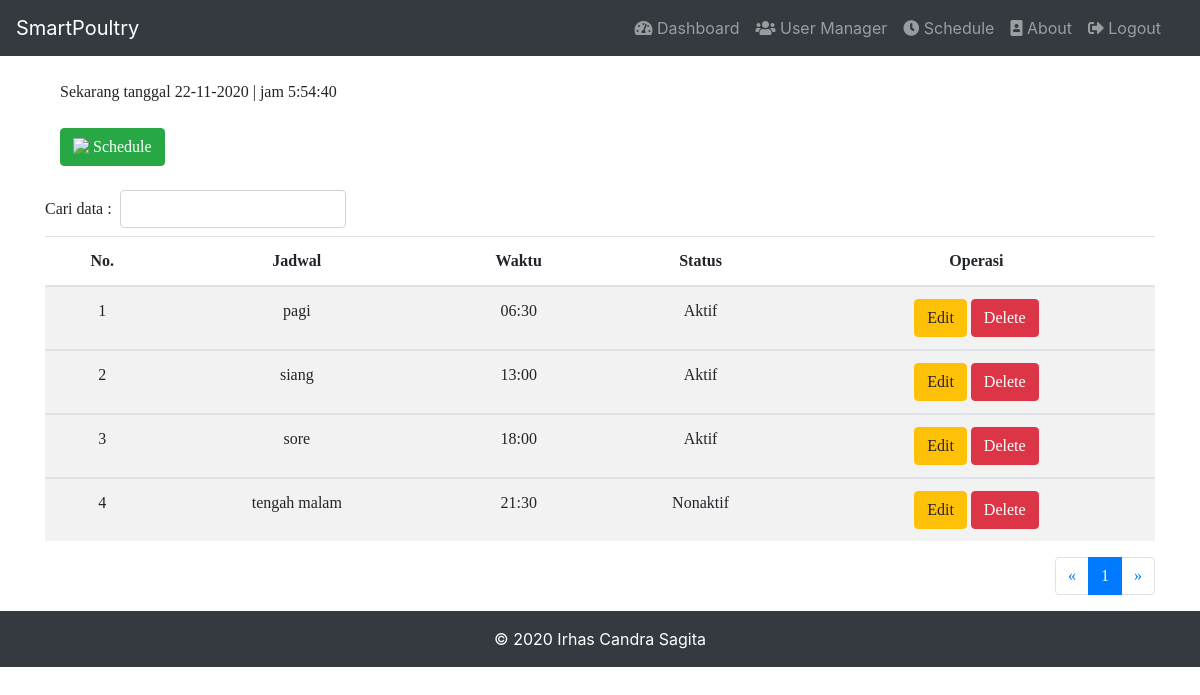
/admin/view-data-schedule.php (signed in), run on the app's committed database.
### tables this page shows
CREATE TABLE `tbl_jadwal` (
  `id_jadwal` int(5) NOT NULL,
  `jadwal` varchar(30) NOT NULL,
  `waktu` time DEFAULT NULL,
  `status` tinyint(1) NOT NULL
);

### admin/view-data-schedule.php (the view, shortened to what this page needs)
<?php
include_once('../include/header_admin.php');
include_once('../include/nav_admin.php');
include_once '../include/koneksi.php';
$no=0;
$sql = ("SELECT tbl_jadwal.id_jadwal, tbl_jadwal.jadwal, time_format(tbl_jadwal.waktu, '%H:%i') as waktu, tbl_jadwal.status FROM tbl_jadwal");
$sql_count = "SELECT COUNT(*) FROM tbl_jadwal";
$result_count = mysqli_query($conn, $sql_count);
$count = 0;
if ($result_count) {
    $r_data = mysqli_fetch_row($result_count);
    $count = $r_data[0];
}
$per_page = 10;
$num_page = ceil($count / $per_page);
$limit = $per_page;
if (isset($_GET['page'])) {
    $page = $_GET['page'];
    $offset = ($page - 1) * $per_page;
} else {
    $offset = 0;
    $page = 1;
}
$sql .= " LIMIT {$offset}, {$limit}";
$result = mysqli_query($conn, $sql);
?>
<div class="container cursive">
    <div class="col-sm-6">
        <?php
            echo "<br>";
            echo "Sekarang tanggal ".date('d-m-Y');
        ?>
        | jam <a id="jam"></a>:<a id="menit"></a>:<a id="detik"></a>
    </div>
	<br>
    <div class="col-sm-3">
        <a href="add-schedule.php" class="btn btn-success"><img src="../assets/images/add.png"  style = "width: 15px; padding-bottom: 5px" /> Schedule</a>
    </div>
    <br>
        <form class="form-inline" action="" method="get">
			<label for="q" class="mb-2 mr-sm-2">Cari data : </label>
			<input type="text" id="q" name="q" class="form-control mb-2 mr-sm-2" >
		</form>
		<table class="table table-striped" style="text-align: center">
            <thead>
                <tr>
     	 		    <th>No.</th>
 	 		        <th>Jadwal</th>
			        <th>Waktu</th>
			        <th>Status</th>
                    <th>Operasi</th>
 	 	        </tr>
            </thead>
            <?php while($row = mysqli_fetch_array($result)): ?>
            <?php $no++ ?>
            <tbody id="mytable">
 	 	        <tr>
         	 		<td><?php echo $no; ?></td>
 	 		        <td><?php echo $row['jadwal'];?></td>
 	 		        <td><?php echo $row['waktu'];?></td>
 	 		        <td><?php if($row['status'] == 1){echo 'Aktif';}else{echo 'Nonaktif';};?></td>
 	 		        <td>
                        <a class="btn btn-warning" href="edit-schedule.php?id=<?php echo $row['id_jadwal'];?>">Edit</a>
                        <a class="btn btn-danger" onclick="return confirm('Yakin akan menghapus jadwal ini?');" href="delete-schedule.php?id=<?php echo $row['id_jadwal'];?>">Delete</a>
                    </td>
 	 	        </tr>
 	 	        <?php endwhile; ?>
            </tbody>
        </table>
        <ul class="pagination justify-content-end">
            <li class="page-item"><a class="page-link" href="?page=<?php if ($page > 1){
                $pagep = $page-1;
            }else{
                $pagep= $page;
            }
            echo $pagep; ?>">&laquo;</a></li>
            <?php for ($i=1; $i <= $num_page; $i++) {
                $link = "?page={$i}";
                    $class = ($page == $i ? 'active' : '');
                    echo "<li class=\"page-item {$class}\"><a class=\"page-link\" href=\"{$link}\">{$i}</a></li>";
                } ?>
          <li class="page-item"><a class="page-link"href="?page=<?php if ($page < $num_page){
            $pagen = $page+1;
        }else{
            $pagen= $page;
        }
        echo $pagen; ?>">&raquo;</a></li>
        </ul>
	</div>
<?php
include_once('../include/footer.php');
 ?>

### include/header_admin.php (shortened to what this page needs)
<!DOCTYPE html>
<html>
<head>
  <link rel="stylesheet" href="https://use.fontawesome.com/releases/v5.7.0/css/all.css">
  <link rel="stylesheet" href="../assets/css/bootstrap.min.css" type="text/css">
  <link rel="stylesheet" href="../assets/javascript/bootstrap.min.js" type="text/javascript">
  <link rel="stylesheet" href="../assets/jquery/jquery-3.5.1.min.js" type="text/javascript">
  <link rel="stylesheet" href="../assets/css/bootstrap-switch.css">
  <link href="https://unpkg.com/gijgo@1.9.13/css/gijgo.min.css" rel="stylesheet" type="text/css" />
</head>

### include/nav_admin.php (shortened to what this page needs)
<nav class="navbar navbar-expand-md navbar-dark bg-dark">
    <a class="navbar-brand" href="../admin/index.php">SmartPoultry</a>
    <div class="collapse navbar-collapse" id="collapsibleNavbar">
        <div class="container">
            <ul class="navbar-nav justify-content-end navbar-right">
                <li class="nav-item">
                    <a class="nav-link" href="../admin/index.php"><i class="fas fa-tachometer-alt"></i> Dashboard</a>
                </li>
                <li class="nav-item">
                    <a class="nav-link" href="../admin/view-data-user.php"><i class="fas fa-users"></i> User Manager</a>
                </li>
                <li class="nav-item">
                    <a class="nav-link" href="../admin/view-data-schedule.php"><i class="fas fa-clock"></i> Schedule</a>
                </li>
                <li class="nav-item">
                    <a class="nav-link" href="../admin/about.php"><i class="fas fa-portrait"></i> About</a>
                </li>
                <li class="nav-item">
                    <a class="nav-link" onclick="return confirm('Yakin untuk logout?');" href="../logout.php"><i class="fas fa-sign-out-alt"></i> Logout</a>
                </li>
	        </ul>
        </div>
    </div>
</nav>

### include/footer.php
<footer class="py-3 bg-dark">
  <div class="container">
    <p class="m-0 text-center text-white">&copy; 2020 Irhas Candra Sagita</p>
  </div>
</footer>
</html>

### include/header_admin.php (style rules this page uses)
.cursive { font-family: cursive; }

### data on the page
tbl_jadwal: jadwal "pagi", waktu "06:30", status "Aktif"
tbl_jadwal: jadwal "siang", waktu "13:00", status "Aktif"
tbl_jadwal: jadwal "sore", waktu "18:00", status "Aktif"
tbl_jadwal: jadwal "tengah malam", waktu "21:30", status "Nonaktif"
